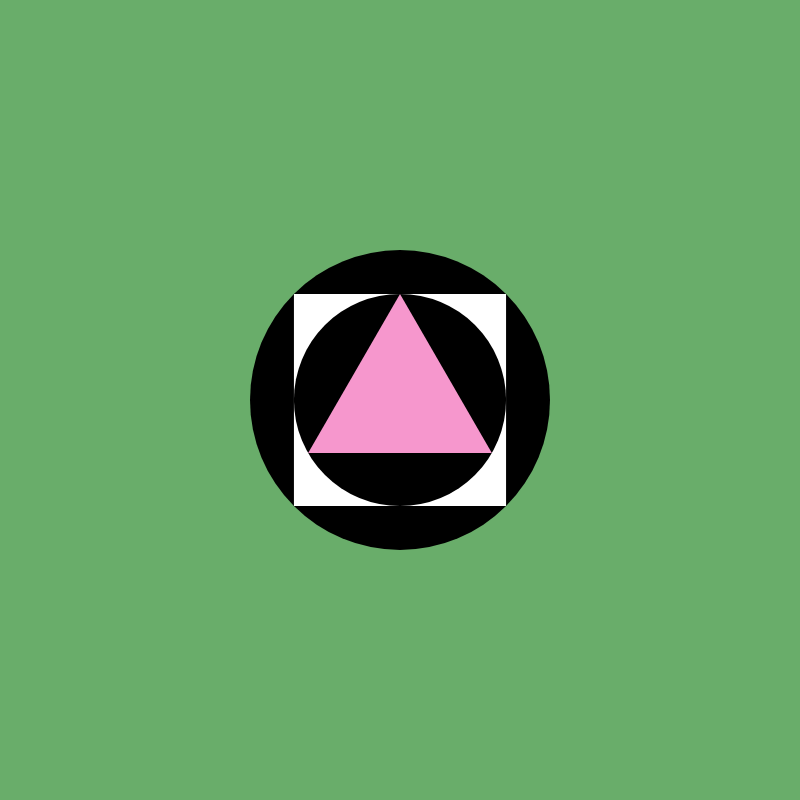
Frame 1 (no input)
Frame 60 (no input): identical to frame 1, image omitted
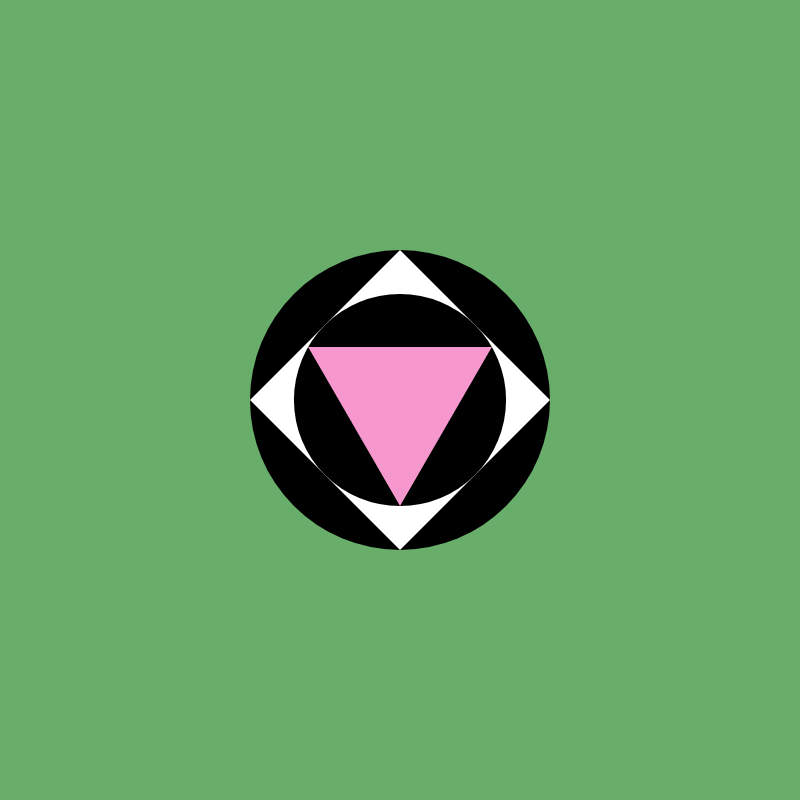
Frame 120 (the mouse pressed at the canvas centre since frame 60)

The p5.js sketch that drew these frames (run headless with seeded random() and noise() and a simulated clock; from frame 60 on, the mouse is pressed at the canvas centre):

// p5.js sketch
// ── sketch.js
let xPos;
let yPos;
let randomX;
let R;
let currentVariation;

let circleCount;
let c1;
let c2;

function setup() {
    createCanvas(800, 800);
    background('#69AD6A');
    xPos = width/2;
    yPos = height/2;
    console.log("xPos: " + xPos + " , yPos: " + yPos);

    R = 300/sqrt(2)/2;
    currentVariation = 0;
    circleCount = 0;
}

function draw() {
    background('#69AD6A');
    rectMode(CENTER);
    noStroke();

    if (currentVariation == 0) {
        variation0();
    } else if (currentVariation == 1) {
        variation1();
    } else if (currentVariation == 2) {
        variation2();
    } else if (currentVariation == 3) {
        variation3();
    } else if (currentVariation == 4) {
        variation4();
    } else if (currentVariation == 5) {
        variation5();
    } else if (currentVariation == 6) {
        variation6();
    }
}

function mousePressed() {
    if (currentVariation < 2) {
        currentVariation++;
    } else if (currentVariation == 2) {
        circleCount ++;

        if (circleCount == 1) {
            c1 = random(150, width - 150);
        }

        if (circleCount == 2) {
            c2 = random(150, width - 150);
        }

        if (circleCount == 3) {
            currentVariation++;
        }
    } else if (currentVariation < 6) {
        currentVariation++;
    }  
}

function variation0() {
    push();
    fill('#000000');
    ellipse(xPos, yPos, 300);
    pop();

    push();
    fill('#ffffff');
    square(xPos, yPos, 300/sqrt(2));
    pop();

    push();
    fill('#000000');
    ellipse(xPos, yPos, 300/sqrt(2));
    pop();

    push();
    fill('#F697CD');
    triangle(xPos, yPos - R, 
        xPos + R * cos(radians(30)), 
        yPos + R * sin(radians(30)), 
        xPos - R * cos(radians(30)), 
        yPos + R * sin(radians(30)));
    pop();
}

function variation1() {
    push();
    fill('#000000');
    ellipse(xPos, yPos, 300);
    pop();

    push();
    fill('#ffffff');
    translate(xPos, yPos);
    rotate(PI/4);
    square(0, 0, 300/sqrt(2));
    pop();

    push();
    fill('#000000');
    ellipse(xPos, yPos, 300/sqrt(2));
    pop();

    push();
    fill('#F697CD');
    translate(xPos, yPos);
    rotate(PI);
    triangle(0, 0 - R, 
        0 + R * cos(radians(30)), 
        0 + R * sin(radians(30)), 
        0 - R * cos(radians(30)), 
        0 + R * sin(radians(30)));
    pop();
}

function variation2() {
    push();
    fill('#000000');
    ellipse(xPos, yPos, 300/sqrt(2));
    pop();

    push();
    fill('#F697CD');
    translate(xPos, yPos);
    rotate(PI);
    triangle(0, 0 - R, 
        0 + R * cos(radians(30)), 
        0 + R * sin(radians(30)), 
        0 - R * cos(radians(30)), 
        0 + R * sin(radians(30)));
    pop();

    if (circleCount >= 1) {
        push();
        fill('#000000');
        ellipse(c1, c1, 300);
        pop();
        
        push();
        fill('#ffffff');
        square(c1, height - c1, 300/sqrt(2));
        pop();
    }

    if (circleCount >= 2) {
        push();
        fill('#000000');
        ellipse(c2, c2, 300);
        pop();

        push();
        fill('#ffffff');
        square(c2, height - c2, 300/sqrt(2));
        pop();

    }

}

function variation3() {
    push();
    translate(xPos, yPos);
    scale(3);
    fill('#000000');
    ellipse(0, 0, 300);
    pop();

    push();
    fill('#ffffff');
    translate(xPos, yPos);
    rotate(PI/4);
    square(0, 0, 300/sqrt(2));
    pop();

    push();
    fill('#000000');
    ellipse(xPos, yPos, 300/sqrt(2));
    pop();

    push();
    fill('#F697CD');
    translate(xPos, yPos);
    rotate(PI);
    triangle(0, 0 - R, 
        0 + R * cos(radians(30)), 
        0 + R * sin(radians(30)), 
        0 - R * cos(radians(30)), 
        0 + R * sin(radians(30)));
    pop();
}

function variation4() {
    push();
    fill('#000000');
    ellipse(xPos, yPos, 300);
    pop();

    push();
    translate(xPos, yPos);
    scale(3);
    fill('#ffffff');
    rotate(PI/4);
    square(0, 0, 300/sqrt(2));
    pop();

    push();
    fill('#000000');
    ellipse(xPos, yPos, 300/sqrt(2));
    pop();

    push();
    fill('#F697CD');
    translate(xPos, yPos);
    rotate(PI);
    triangle(0, 0 - R, 
        0 + R * cos(radians(30)), 
        0 + R * sin(radians(30)), 
        0 - R * cos(radians(30)), 
        0 + R * sin(radians(30)));
    pop();
}

function variation5() {
    push();
    fill('#000000');
    ellipse(xPos - 200, yPos, 300);
    pop();

    push();
    fill('#ffffff');
    translate(xPos - 20, yPos);
    rotate(PI/4);
    square(0, 0, 300/sqrt(2));
    pop();

    push();
    fill('#000000');
    ellipse(xPos + 150, yPos, 300/sqrt(2));
    pop();

    push();
    fill('#F697CD');
    translate(xPos + 250, yPos);
    rotate(PI/6);
    triangle(0, 0 - R, 
        0 + R * cos(radians(30)), 
        0 + R * sin(radians(30)), 
        0 - R * cos(radians(30)), 
        0 + R * sin(radians(30)));
    pop();
}

function variation6() {
    push();
    fill('#000000');
    ellipse(xPos - 200, yPos, 300);
    pop();

    push();
    fill('#ffffff');
    translate(xPos - 20, yPos);
    rotate(PI/4);
    square(0, 0, 300/sqrt(2));
    pop();

    push();
    fill('#000000');
    ellipse(xPos + 150, yPos, 300/sqrt(2));
    pop();

    push();
    fill('#F697CD');
    translate(xPos + 150, yPos);
    rotate(PI/6);
    scale(3);
    triangle(0, 0 - R, 
        0 + R * cos(radians(30)), 
        0 + R * sin(radians(30)), 
        0 - R * cos(radians(30)), 
        0 + R * sin(radians(30)));
    pop();
}
